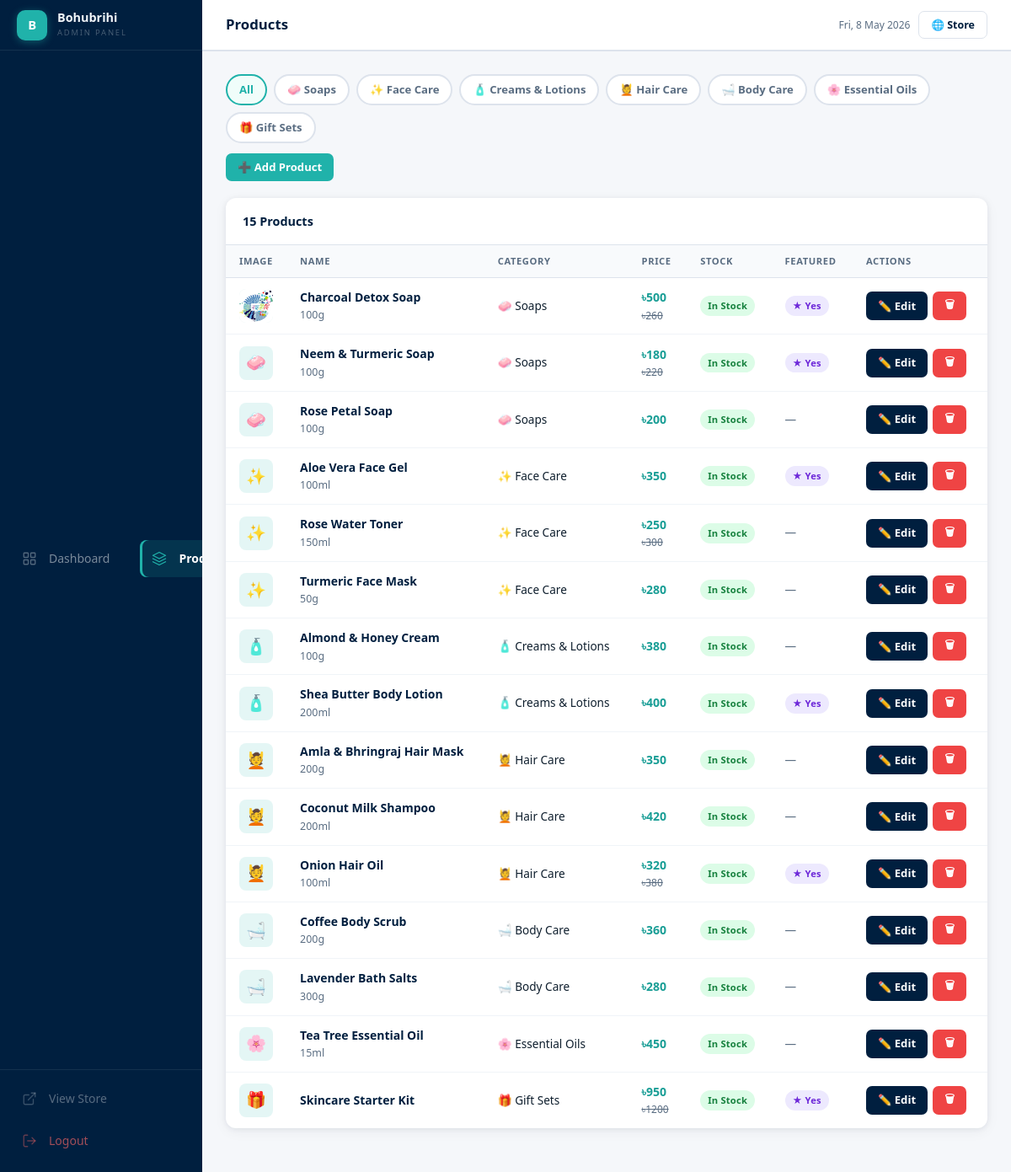
Screenshot of /admin/products (signed in) with the database file from the repository.
### app.py (models this page shows)
class Category(db.Model):
    id = db.Column(db.Integer, primary_key=True)
    name = db.Column(db.String(100), nullable=False, unique=True)
    slug = db.Column(db.String(100), nullable=False, unique=True)
    icon = db.Column(db.String(10), default='🌿')
    sort_order = db.Column(db.Integer, default=0)
    products = db.relationship('Product', backref='category', lazy=True)

class Product(db.Model):
    id = db.Column(db.Integer, primary_key=True)
    name = db.Column(db.String(200), nullable=False)
    description = db.Column(db.Text, default='')
    price = db.Column(db.Float, nullable=False)
    original_price = db.Column(db.Float, nullable=True)
    image = db.Column(db.String(300), default='')
    category_id = db.Column(db.Integer, db.ForeignKey('category.id'), nullable=False)
    in_stock = db.Column(db.Boolean, default=True)
    featured = db.Column(db.Boolean, default=False)
    ingredients = db.Column(db.Text, default='')
    weight = db.Column(db.String(50), default='')
    created_at = db.Column(db.DateTime, default=datetime.utcnow)

### app.py (the view)
@app.route('/admin/products')
@admin_required
def admin_products():
    categories = Category.query.order_by(Category.sort_order).all()
    cat_id = request.args.get('cat', type=int)
    if cat_id:
        products = Product.query.filter_by(category_id=cat_id).order_by(Product.name).all()
    else:
        products = Product.query.order_by(Product.category_id, Product.name).all()
    return render_template('admin/products.html', products=products, categories=categories, cat_id=cat_id)

### app.py (called while the page is built)
def admin_required(f):
    from functools import wraps
    @wraps(f)
    def decorated(*args, **kwargs):
        if not session.get('admin_logged_in'):
            return redirect(url_for('admin_login'))
        return f(*args, **kwargs)
    return decorated

### templates/admin/products.html (shortened to what this page needs)
{% extends 'admin/base.html' %}
{% block page_title %}Products{% endblock %}
{% block content %}
<div style="display:flex; justify-content:space-between; align-items:center; margin-bottom:20px; flex-wrap:wrap; gap:12px;">
  <div class="filter-bar" style="margin-bottom:0;">
    <a href="{{ url_for('admin_products') }}" class="filter-chip {% if not cat_id %}active{% endif %}">All</a>
    {% for cat in categories %}
    <a href="{{ url_for('admin_products') }}?cat={{ cat.id }}" class="filter-chip {% if cat_id == cat.id %}active{% endif %}">
      {{ cat.icon }} {{ cat.name }}
    </a>
    {% endfor %}
  </div>
  <a href="{{ url_for('admin_add_product') }}" class="btn-sm btn-teal" style="white-space:nowrap;">➕ Add Product</a>
</div>
<div class="admin-table-wrap">
  <div class="admin-table-header">
    <h3>{{ products|length }} Product{% if products|length != 1 %}s{% endif %}</h3>
  </div>
  <table>
    <thead>
      <tr>
        <th style="width:60px;">Image</th>
        <th>Name</th>
        <th>Category</th>
        <th>Price</th>
        <th>Stock</th>
        <th>Featured</th>
        <th style="width:160px;">Actions</th>
      </tr>
    </thead>
    <tbody>
      {% for p in products %}
      <tr>
        <td>
          <div class="td-img">
            {% if p.image %}
              <img src="{{ url_for('static', filename='uploads/' + p.image) }}" alt="{{ p.name }}">
            {% else %}
              {{ p.category.icon }}
            {% endif %}
          </div>
        </td>
        <td>
          <div style="font-weight:700; color:var(--navy);">{{ p.name }}</div>
          {% if p.weight %}<div style="font-size:.78rem; color:var(--muted);">{{ p.weight }}</div>{% endif %}
        </td>
        <td><span style="font-size:.85rem;">{{ p.category.icon }} {{ p.category.name }}</span></td>
        <td>
          <span style="font-weight:700; color:var(--teal-dark);">৳{{ p.price|int }}</span>
          {% if p.original_price %}
            <div style="font-size:.75rem; color:var(--muted); text-decoration:line-through;">৳{{ p.original_price|int }}</div>
          {% endif %}
        </td>
        <td>
          {% if p.in_stock %}
            <span class="badge badge-green">In Stock</span>
          {% else %}
            <span class="badge badge-red">Out of Stock</span>
          {% endif %}
        </td>
        <td>
          {% if p.featured %}
            <span class="badge badge-purple">★ Yes</span>
          {% else %}
            <span style="color:var(--muted); font-size:.85rem;">—</span>
          {% endif %}
        </td>
        <td>
          <div style="display:flex; gap:6px;">
            <a href="{{ url_for('admin_edit_product', pid=p.id) }}" class="btn-sm btn-navy">✏️ Edit</a>
            <form method="POST" action="{{ url_for('admin_delete_product', pid=p.id) }}"
                  onsubmit="return confirm('Delete {{ p.name }}? This cannot be undone.')">
              <button type="submit" class="btn-sm btn-red">🗑</button>
            </form>
          </div>
        </td>
      </tr>
      {% else %}
      <tr>
        <td colspan="7" style="text-align:center; color:var(--muted); padding:48px;">
          No products yet. <a href="{{ url_for('admin_add_product') }}" style="color:var(--teal);">Add your first product →</a>
        </td>
      </tr>
      {% endfor %}
    </tbody>
  </table>
</div>
{% endblock %}

### static/css/style.css (style rules this page uses)
:root { --teal: #20B2AA; --teal-dark: #1a9e96; --teal-dim: rgba(32,178,170,.12); --navy: #001F3F; --navy-mid: #0a3460; --lime: #ADFF2F; --lime-dark: #8fd400; --amber: #f59e0b; --red: #ef4444; --purple: #7c3aed; --pink: #ec4899; --bg: #f0f4f8; --card: #ffffff; --border: #dde3ec; --text: #0f1f2e; --muted: #5a6d82; --radius: 12px; --shadow: 0 1px 6px rgba(0,31,63,.07), 0 4px 16px rgba(0,31,63,.05); --shadow-lg: 0 8px 32px rgba(0,31,63,.13); }
*, *::before, *::after { box-sizing: border-box; margin: 0; padding: 0; }
body { font-family: 'Segoe UI', system-ui, -apple-system, sans-serif; background: var(--bg); color: var(--text); line-height: 1.6; }
a { color: inherit; text-decoration: none; }
img { max-width: 100%; display: block; }
button { cursor: pointer; border: none; }
:root { --sidebar-w: 240px; --topbar-h: 60px; --admin-bg: #f5f7fa; }
.admin-table-wrap { background: #fff; border-radius: 12px; box-shadow: var(--shadow); overflow: hidden; margin-bottom: 24px; }
.admin-table-header { padding: 16px 20px; border-bottom: 1px solid var(--border); display: flex; justify-content: space-between; align-items: center; }
.admin-table-header h3 { font-size: .9rem; font-weight: 700; color: var(--navy); }
table { width: 100%; border-collapse: collapse; }
thead th { text-align: left; padding: 10px 16px; font-size: .7rem; font-weight: 700; color: var(--muted); text-transform: uppercase; letter-spacing: .6px; background: #f8fafc; border-bottom: 1px solid var(--border); white-space: nowrap; }
tbody td { padding: 12px 16px; border-bottom: 1px solid #f0f4f8; font-size: .875rem; }
tbody tr:last-child td { border-bottom: none; }
.td-img { width: 40px; height: 40px; border-radius: 8px; background: var(--teal-dim); display: flex; align-items: center; justify-content: center; font-size: 1.2rem; overflow: hidden; }
.td-img img { width: 100%; height: 100%; object-fit: cover; }
.badge { display: inline-block; padding: 3px 9px; border-radius: 100px; font-size: .7rem; font-weight: 700; letter-spacing: .2px; }
.badge-green { background: #dcfce7; color: #15803d; }
.badge-purple { background: #ede9fe; color: #6d28d9; }
.btn-sm { padding: 6px 14px; border-radius: 7px; font-size: .82rem; font-weight: 600; display: inline-flex; align-items: center; gap: 5px; transition: all .15s; }
.btn-teal { background: var(--teal); color: #fff; }
.btn-red { background: var(--red); color: #fff; }
.btn-navy { background: var(--navy); color: #fff; }
.filter-bar { display: flex; gap: 8px; flex-wrap: wrap; align-items: center; margin-bottom: 20px; }
.filter-chip { padding: 6px 14px; border-radius: 100px; border: 2px solid var(--border); background: #fff; font-size: .82rem; font-weight: 600; color: var(--muted); text-decoration: none; transition: all .18s; cursor: pointer; }
.filter-chip:hover, .filter-chip.active { border-color: var(--teal); color: var(--teal); background: #f0fdfa; }

### rows the page displays
Category: icon "🧼", name "Soaps"
Category: icon "✨", name "Face Care"
Category: icon "🧴", name "Creams & Lotions"
Category: icon "💆", name "Hair Care"
Category: icon "🛁", name "Body Care"
Category: icon "🌸", name "Essential Oils"
Category: icon "🎁", name "Gift Sets"
Product: image (picture), name "Charcoal Detox Soap", weight "100g", category.icon "🧼", category.name "Soaps", price "500", original_price "260", in_stock "In Stock", featured "★ Yes"
Product: category.icon "🧼", name "Neem & Turmeric Soap", weight "100g", category.name "Soaps", price "180", original_price "220", in_stock "In Stock", featured "★ Yes"
Product: category.icon "🧼", name "Rose Petal Soap", weight "100g", category.name "Soaps", price "200", in_stock "In Stock"
Product: category.icon "✨", name "Aloe Vera Face Gel", weight "100ml", category.name "Face Care", price "350", in_stock "In Stock", featured "★ Yes"
Product: category.icon "✨", name "Rose Water Toner", weight "150ml", category.name "Face Care", price "250", original_price "300", in_stock "In Stock"
Product: category.icon "✨", name "Turmeric Face Mask", weight "50g", category.name "Face Care", price "280", in_stock "In Stock"
Product: category.icon "🧴", name "Almond & Honey Cream", weight "100g", category.name "Creams & Lotions", price "380", in_stock "In Stock"
Product: category.icon "🧴", name "Shea Butter Body Lotion", weight "200ml", category.name "Creams & Lotions", price "400", in_stock "In Stock", featured "★ Yes"
Product: category.icon "💆", name "Amla & Bhringraj Hair Mask", weight "200g", category.name "Hair Care", price "350", in_stock "In Stock"
Product: category.icon "💆", name "Coconut Milk Shampoo", weight "200ml", category.name "Hair Care", price "420", in_stock "In Stock"
Product: category.icon "💆", name "Onion Hair Oil", weight "100ml", category.name "Hair Care", price "320", original_price "380", in_stock "In Stock", featured "★ Yes"
Product: category.icon "🛁", name "Coffee Body Scrub", weight "200g", category.name "Body Care", price "360", in_stock "In Stock"
Product: category.icon "🛁", name "Lavender Bath Salts", weight "300g", category.name "Body Care", price "280", in_stock "In Stock"
Product: category.icon "🌸", name "Tea Tree Essential Oil", weight "15ml", category.name "Essential Oils", price "450", in_stock "In Stock"
Product: category.icon "🎁", name "Skincare Starter Kit", category.name "Gift Sets", price "950", original_price "1200", in_stock "In Stock", featured "★ Yes"

### other values shown
{{ products|length }} "15"
